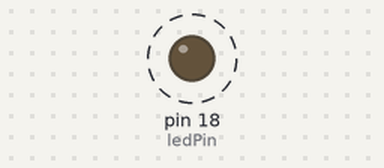
The sketch below on a simulated Arduino Uno, built with avr-gcc and run on an emulated ATmega328P. Shown: output pins drawn as LEDs (lit = HIGH). Dashed ring = blinking.

Above: at 0.2 s.
Timing chart, 0 to 3.0 s (numbered marks = the images above):
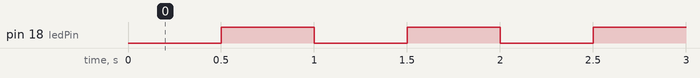

The sketch:

blink-one-led.ino
```cpp
const int ledPin = 18;
const unsigned long blinkInterval = 500;

unsigned long lastToggle = 0;
bool ledOn = false;

void setup() {
  pinMode(ledPin, OUTPUT);
}

void loop() {
  unsigned long now = millis();
  if (now - lastToggle >= blinkInterval) {
    lastToggle = now;
    ledOn = !ledOn;
    digitalWrite(ledPin, ledOn);
  }
}
```

Measured:
- by itself, pin 18 (ledPin): alternates HIGH for 0.50 s and LOW for 0.50 s
